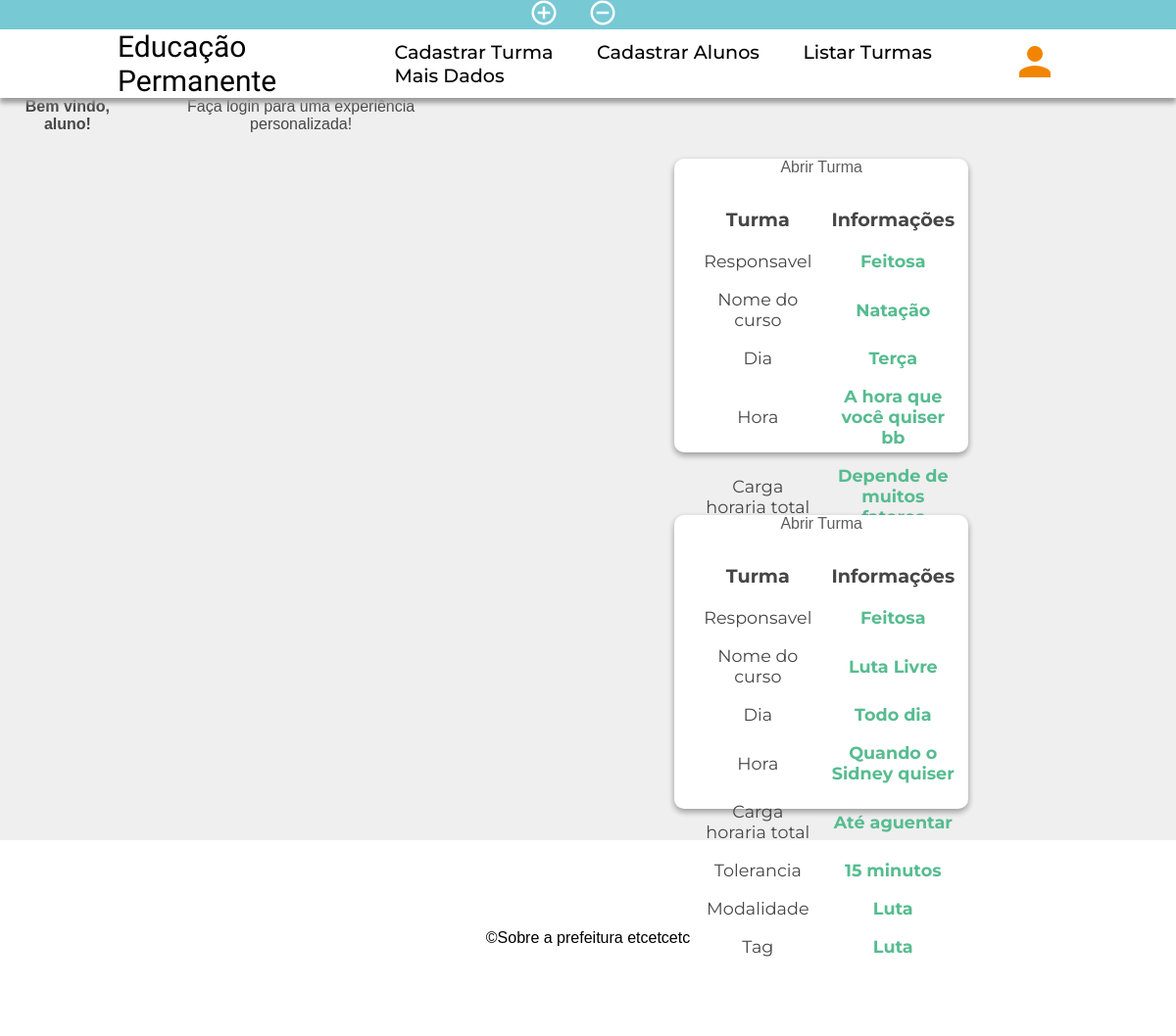
The app's page /listaturma with its own data.
### tables this page shows
CREATE TABLE turma(
id_turma INTEGER PRIMARY KEY AUTOINCREMENT,
id_responsavel INTEGER NOT NULL,
nome_do_curso VARCHAR(50) NOT NULL,
dia VARCHAR(50) NOT NULL,
hora VARCHAR(50) NOT NULL,
carga_horaria_total VARCHAR(50) NOT NULL,
tolerancia VARCHAR(50) NOT NULL,
modalidade VARCHAR(50) NOT NULL,
turma_tag VARCHAR(50) NOT NULL,
FOREIGN KEY (id_responsavel) REFERENCES user(id)
);

CREATE TABLE user (
id INTEGER PRIMARY KEY,
usuario TEXT NOT NULL,
email TEXT NOT NULL,
senha TEXT NOT NULL,
adm INTEGER DEFAULT 0 NOT NULL,
gestor INTEGER DEFAULT 0 NOT NULL,
coordenador INTEGER DEFAULT 0 NOT NULL,
propositor INTEGER DEFAULT 0 NOT NULL,
cursista INTEGER DEFAULT 0 NOT NULL,
apoiador INTEGER DEFAULT 0 NOT NULL
);

### pref.py (the view)
@app.route("/listaturma")
def listarturma():
    banco = Banco()
    return render_template('listaturma.html', eventos = banco.listarTurma())

### db_create.py (called while the page is built)
    def listarTurma(self):
        with sqlite3.connect('db1.db') as connection:
            cursor = connection.cursor()
            lista = ("SELECT * FROM turma INNER JOIN user ON turma.id_responsavel = user.id")
            result = cursor.execute(lista).fetchall()
        return result

### templates/listaturma.html (shortened to what this page needs)
{% extends "base/base.html" %}
{% block content %}
{% if not session['logged_in'] %}
    <strong>Bem vindo, aluno!</strong> Faça login para uma experiência personalizada!
{% endif %}
    <div class="card-container">
        {% for evento in eventos %}
        <div class="card">
            <table class="card-list">
                <tr>
                    <th>Turma</th>
                    <th>Informações</th>
                </tr>
                    <tr>
                        <td class="name">Responsavel</td>
                        <td class="value">{{evento[10]}}</td>
                    </tr>
                    <tr>
                        <td class="name">Nome do curso</td>
                        <td class="value">{{evento[2]}}</td>
                    </tr>
                    <tr>
                        <td class="name">Dia</td>
                        <td class="value">{{evento[3]}}</td>
                    </tr>
                    <tr>
                        <td class="name">Hora</td>
                        <td class="value">{{evento[4]}}</td>
                    </tr>
                    <tr>
                        <td class="name">Carga horaria total</td>
                        <td class="value">{{evento[5]}}</td>
                    </tr>
                    <tr>
                        <td class="name">Tolerancia</td>
                        <td class="value">{{evento[6]}}</td>
                    </tr>
                    <tr>
                        <td class="name">Modalidade</td>
                        <td class="value">{{evento[7]}}</td>
                    </tr>
                    <tr>
                        <td class="name">Tag</td>
                        <td class="value">{{evento[8]}}</td>
                    </tr>
                    <tr>
                        <a href="listaturma/{{evento[2]}}" class="middle" title="Abrir Turma">Abrir Turma</a>
                    </tr>
            </table>
        </div>
        {% endfor %}
    </div>
{% endblock %}

### static/css/main.css (style rules this page uses)
:root { --margin-cards: 30px; --margin-mobile-navbar: 6em; --main-background-color: #efefef; --acessibility-color: #77c9d4; --elements-color: #57bc90; --elements-second-color: #f28500; --slide-navbar-color: rgba(100, 100, 100, 0.9); }
* { box-sizing: border-box; padding: 0; margin: 0; }
body { font-family: Arial, Helvetica, sans-serif; }
li, a { font-weight: 500; font-size: 16px; color: #5d5d5d; text-decoration: none; }
.card-container { margin-top: var(--margin-cards); display: flex; justify-content: center; flex-wrap: wrap; }
.card { position: relative; background: #fff; border-radius: 10px; height: 300px; width: 300px; box-shadow: 0 3px 6px rgba(0, 0, 0, 0.16), 0 3px 6px rgba(0, 0, 0, 0.23); transition: all 0.6s cubic-bezier(.25, .8, .25, 1); margin: 2rem; }
.card-list { font-family: 'Montserrat', sans-serif; padding: 20px; }
.card-list tr th { padding: 10px; font-size: 1.2em; }
.card-list tr td { font-size: 1.1em; padding: 8px; }
.card-list .value { color: var(--elements-color); font-weight: 700; }

### records on screen
turma: usuario "Feitosa", nome_do_curso "Natação", dia "Terça", hora "A hora que você quiser bb", carga_horaria_total "Depende de muitos…"
turma: usuario "Feitosa", nome_do_curso "Luta Livre", dia "Todo dia", hora "Quando o Sidney quiser", carga_horaria_total "Até aguentar", tolerancia "15 minutos", modalidade "Luta", turma_tag "Luta"
